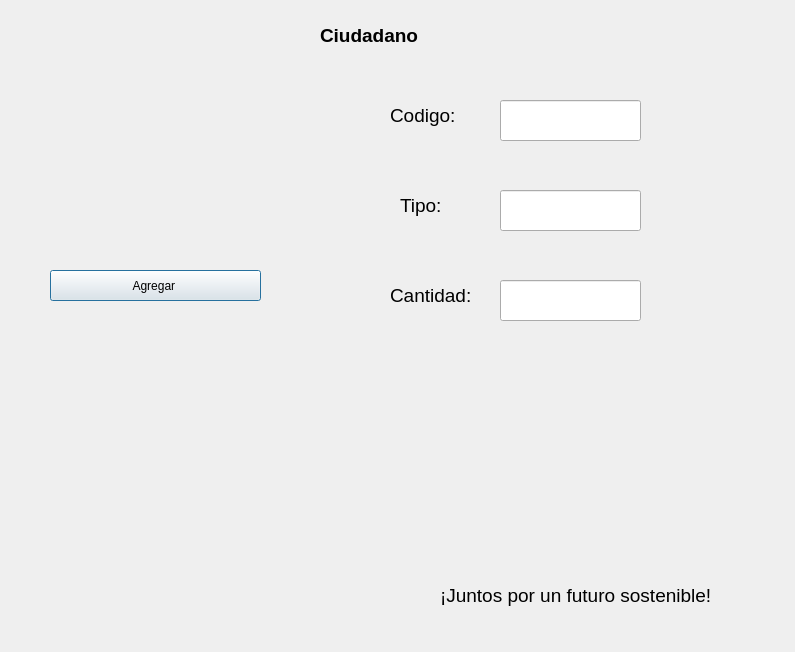
<?xml version="1.0" encoding="UTF-8"?>
<ui version="4.0">
 <class>Dialog</class>
 <widget class="QDialog" name="Dialog">
  <property name="geometry">
   <rect>
    <x>0</x>
    <y>0</y>
    <width>795</width>
    <height>652</height>
   </rect>
  </property>
  <property name="windowTitle">
   <string>Dialog</string>
  </property>
  <widget class="QLabel" name="label">
   <property name="geometry">
    <rect>
     <x>320</x>
     <y>20</y>
     <width>131</width>
     <height>31</height>
    </rect>
   </property>
   <property name="font">
    <font>
     <pointsize>14</pointsize>
     <weight>75</weight>
     <bold>true</bold>
    </font>
   </property>
   <property name="text">
    <string>Ciudadano</string>
   </property>
  </widget>
  <widget class="QPushButton" name="bot_agregar">
   <property name="geometry">
    <rect>
     <x>50</x>
     <y>270</y>
     <width>211</width>
     <height>31</height>
    </rect>
   </property>
   <property name="text">
    <string>Agregar </string>
   </property>
  </widget>
  <widget class="QLabel" name="label_2">
   <property name="geometry">
    <rect>
     <x>100</x>
     <y>130</y>
     <width>111</width>
     <height>111</height>
    </rect>
   </property>
   <property name="font">
    <font>
     <pointsize>9</pointsize>
    </font>
   </property>
   <property name="text">
    <string/>
   </property>
   <property name="pixmap">
    <pixmap>Agregar.png</pixmap>
   </property>
   <property name="scaledContents">
    <bool>true</bool>
   </property>
  </widget>
  <widget class="QLineEdit" name="precio">
   <property name="geometry">
    <rect>
     <x>500</x>
     <y>190</y>
     <width>141</width>
     <height>41</height>
    </rect>
   </property>
  </widget>
  <widget class="QLineEdit" name="cant">
   <property name="geometry">
    <rect>
     <x>500</x>
     <y>280</y>
     <width>141</width>
     <height>41</height>
    </rect>
   </property>
  </widget>
  <widget class="QLabel" name="label_6">
   <property name="geometry">
    <rect>
     <x>400</x>
     <y>190</y>
     <width>51</width>
     <height>31</height>
    </rect>
   </property>
   <property name="font">
    <font>
     <pointsize>14</pointsize>
     <weight>50</weight>
     <bold>false</bold>
    </font>
   </property>
   <property name="text">
    <string>Tipo:</string>
   </property>
  </widget>
  <widget class="QLabel" name="label_3">
   <property name="geometry">
    <rect>
     <x>390</x>
     <y>100</y>
     <width>91</width>
     <height>31</height>
    </rect>
   </property>
   <property name="font">
    <font>
     <pointsize>14</pointsize>
     <weight>50</weight>
     <bold>false</bold>
    </font>
   </property>
   <property name="text">
    <string>Codigo:</string>
   </property>
  </widget>
  <widget class="QLineEdit" name="cod_bus">
   <property name="geometry">
    <rect>
     <x>500</x>
     <y>100</y>
     <width>141</width>
     <height>41</height>
    </rect>
   </property>
   <property name="text">
    <string/>
   </property>
   <property name="alignment">
    <set>Qt::AlignCenter</set>
   </property>
  </widget>
  <widget class="QLabel" name="label_5">
   <property name="geometry">
    <rect>
     <x>390</x>
     <y>280</y>
     <width>101</width>
     <height>31</height>
    </rect>
   </property>
   <property name="font">
    <font>
     <pointsize>14</pointsize>
     <weight>50</weight>
     <bold>false</bold>
    </font>
   </property>
   <property name="text">
    <string>Cantidad:</string>
   </property>
  </widget>
  <widget class="QLabel" name="label_4">
   <property name="geometry">
    <rect>
     <x>440</x>
     <y>580</y>
     <width>341</width>
     <height>31</height>
    </rect>
   </property>
   <property name="font">
    <font>
     <pointsize>14</pointsize>
    </font>
   </property>
   <property name="text">
    <string>¡Juntos por un futuro sostenible!</string>
   </property>
  </widget>
  <widget class="QLabel" name="label_7">
   <property name="geometry">
    <rect>
     <x>530</x>
     <y>430</y>
     <width>161</width>
     <height>131</height>
    </rect>
   </property>
   <property name="text">
    <string/>
   </property>
   <property name="pixmap">
    <pixmap>Reciclaje.png</pixmap>
   </property>
   <property name="scaledContents">
    <bool>true</bool>
   </property>
  </widget>
  <widget class="QLabel" name="label_8">
   <property name="geometry">
    <rect>
     <x>40</x>
     <y>340</y>
     <width>261</width>
     <height>271</height>
    </rect>
   </property>
   <property name="text">
    <string/>
   </property>
   <property name="pixmap">
    <pixmap>Niño reciclaje.jpg</pixmap>
   </property>
   <property name="scaledContents">
    <bool>true</bool>
   </property>
  </widget>
 </widget>
 <resources/>
 <connections/>
</ui>
